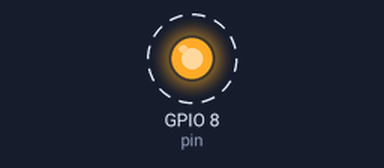
A program run on a simulated ESP32 board running MicroPython. Shown: output pins drawn as LEDs (lit = HIGH). Dashed ring = blinking. What the program prints to the serial console is not drawn.

Above: at 0.6 s.
Timing chart, 0 to 3.0 s (numbered marks = the images above):
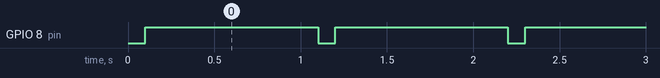

Measured:
- by itself, GPIO 8 (pin): alternates HIGH for 1.0 s and LOW for 0.10 s

The program:

main.py
```python
import machine


import time

from machine import UART

u1=UART(1, baudrate = 9600, tx=9, rx=10)
u1.init()
pin = machine.Pin(8,machine.Pin.OUT)

i=0;


def led_on(_del):
  pin.off()
  time.sleep(_del)

def led_off(_del):
  pin.on()
  time.sleep(_del)


while True:
    i+=1;
    led_on(0.1)
    led_off(1)
    u1.write('helloj')
    print(i)
```
